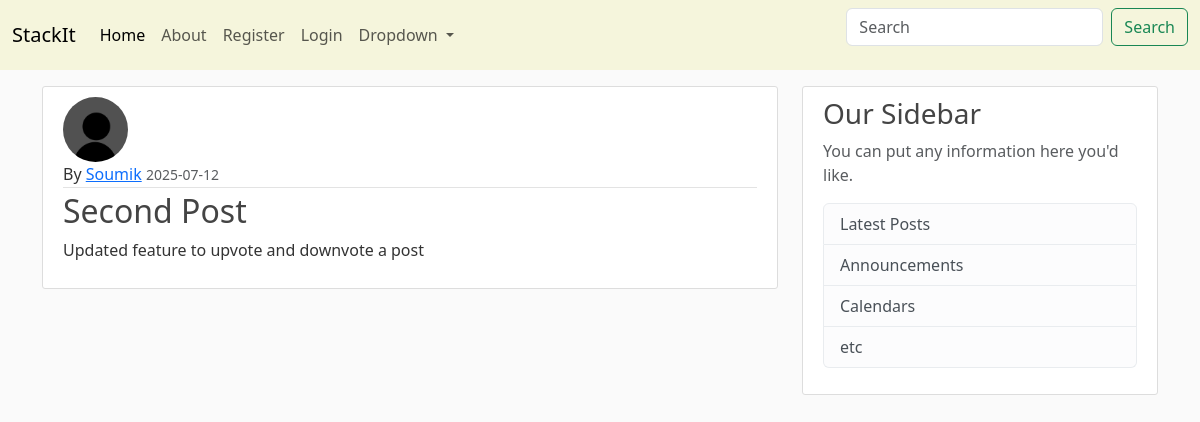
Screenshot of /post/2 with the database file from the repository.
### blog/models.py (models this page shows, shortened)
class user(db.Model,UserMixin):
    id=db.Column(db.Integer,primary_key=True)
    username=db.Column(db.String(20),unique=True,nullable=False)
    email=db.Column(db.String(120),unique=True,nullable=False)
    image=db.Column(db.String(20),nullable=False, default='default.jpg')
    password=db.Column(db.String(60),nullable=False)
    posts=db.relationship('post',backref='author',lazy=True)

class post(db.Model):
    id=db.Column(db.Integer,primary_key=True)
    title=db.Column(db.String(100),nullable=False)
    date_posted=db.Column(db.DateTime,nullable=False,default=datetime.datetime.utcnow)
    content=db.Column(db.Text,nullable=False)
    user_id=db.Column(db.Integer,db.ForeignKey('user.id'),nullable=False)
    upvotes = db.Column(db.Integer, default=0)
    downvotes = db.Column(db.Integer, default=0)

### blog/routes.py (the view)
@app.route('/post/<int:post_id>')
def post_show(post_id):
    pst=post.query.get_or_404(post_id)
    return render_template('post.html',title=pst.title,post=pst)

### blog/templates/post.html (shortened to what this page needs)
{% extends "layout.html" %}
{% block content %}
    <article class="media content-section">
        <img src="{{ url_for('static', filename='profile_pics/'+post.author.image) }}" alt="" class="rounded-circle article-img">
        <div class="media-body">
        <div class="article-metadata">
            By <a class="mr-2" href="#">{{ post.author.username }}</a>
            <small class="text-muted">{{ post.date_posted.strftime('%Y-%m-%d') }}</small>
        </div>
        <h2 class="article-title">{{ post.title }}</h2>
        <p class="article-content">{{ post.content }}</p>
        </div>
    </article>
{% endblock content %}

### blog/static/main.css (style rules this page uses)
body { background: #fafafa; color: #333333; }
h1, h2, h3, h4, h5, h6 { color: #444444; }
.content-section { background: #ffffff; padding: 10px 20px; border: 1px solid #dddddd; border-radius: 3px; margin-bottom: 20px; }
.article-title { color: #444444; }
.article-content { white-space: pre-line; }
.article-img { height: 65px; width: 65px; margin-right: 16px; }
.article-metadata { padding-bottom: 1px; margin-bottom: 4px; border-bottom: 1px solid #e3e3e3 }

### rows the page displays
user: image (placeholder picture), author.username "Soumik"
post: date_posted "2025-07-12", title "Second Post", content "Updated feature to upvote and downvote a post"
